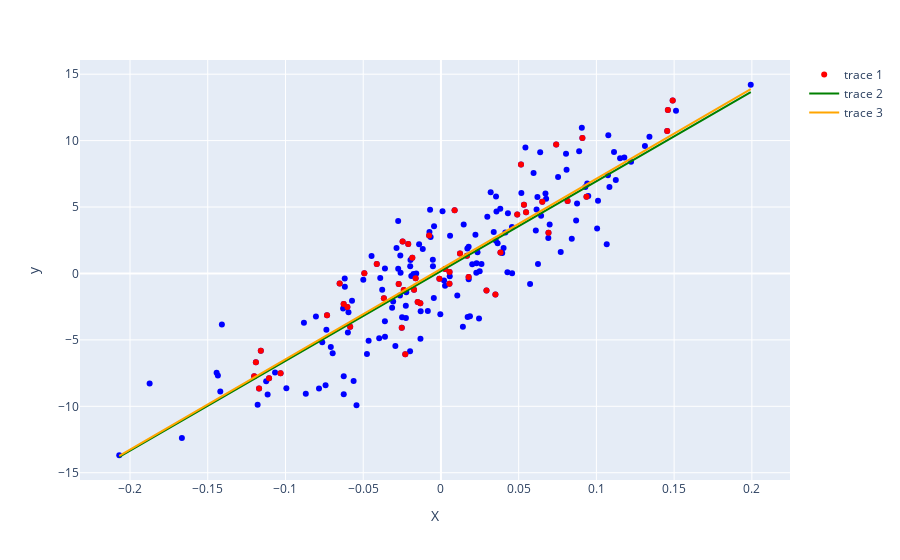

Write notebook code for a chart like this one.
### Code cell
fig = px.scatter(df, x='X', y='y', color_discrete_sequence=['blue'])
fig.add_scatter(x=X_test['X'], y=y_test, mode='markers', marker=dict(color='red'))
fig.add_scatter(x=df['X'], y=y_pred_lr_split, mode='lines', line=dict(color='green'))
fig.add_scatter(x=df['X'], y=y_pred_lr, mode='lines', line=dict(color='orange'))
fig.show()

### Figure 1 — Plotly figure (JSON) as saved in the notebook; plotly's stock layout.template omitted (floating-point values rounded to 4 significant figures; data arrays with more than 128 entries replaced by an {"elided": "..."} marker saying what was removed)
{"data": [{"hovertemplate": "X=%{x}<br>y=%{y}<extra></extra>", "legendgroup": "", "marker": {"color": "blue", "symbol": "circle"}, "mode": "markers", "name": "", "orientation": "v", "showlegend": false, "type": "scatter", "x": {"elided": "200 float values"}, "xaxis": "x", "y": {"elided": "200 float values"}, "yaxis": "y"}, {"marker": {"color": "red"}, "mode": "markers", "type": "scatter", "x": [0.00554, -0.06257, -0.02105, -0.119, 0.04907, 0.002725, 0.09363, 0.02929, -0.02716, -0.000989, -0.00758, -0.1032, -0.02465, -0.1106, 0.03504, 0.1491, -0.01497, 0.05149, -0.1201, -0.117, -0.01629, -0.01328, 0.146, 0.1455, -0.04127, 0.0383, -0.0252, -0.01841, 0.01227, 0.01781, 0.08146, 0.005478, -0.06017, -0.0173, 0.008797, -0.07328, 0.06918, 0.0534, 0.01671, 0.09099, -0.0239, 0.0652, -0.1159, -0.02294, 0.05476, -0.04927, -0.06514, 0.07414, -0.05838, -0.0367], "y": [0.1146, -2.289, 2.225, -6.678, 4.433, 0.3422, 5.77, -1.275, -0.7951, -0.3997, 2.866, -7.512, 2.41, -7.891, -1.588, 13.01, -2.155, 8.198, -7.73, -8.661, -0.354, -2.234, 12.31, 10.73, 0.7167, 1.586, -4.088, 1.188, 1.509, -0.2683, 5.462, -0.7824, -2.526, -1.217, 4.766, -3.148, 3.074, 5.176, 1.342, 10.2, -1.254, 5.397, -5.812, -6.079, 4.611, 0.02091, -0.7501, 9.708, -4.009, -1.869]}, {"line": {"color": "green"}, "mode": "lines", "type": "scatter", "x": {"elided": "200 float values"}, "y": {"elided": "200 float values"}}, {"line": {"color": "orange"}, "mode": "lines", "type": "scatter", "x": {"elided": "200 float values"}, "y": {"elided": "200 float values"}}], "layout": {"legend": {"tracegroupgap": 0}, "margin": {"t": 60}, "xaxis": {"anchor": "y", "domain": [0, 1], "title": {"text": "X"}}, "yaxis": {"anchor": "x", "domain": [0, 1], "title": {"text": "y"}}}}
